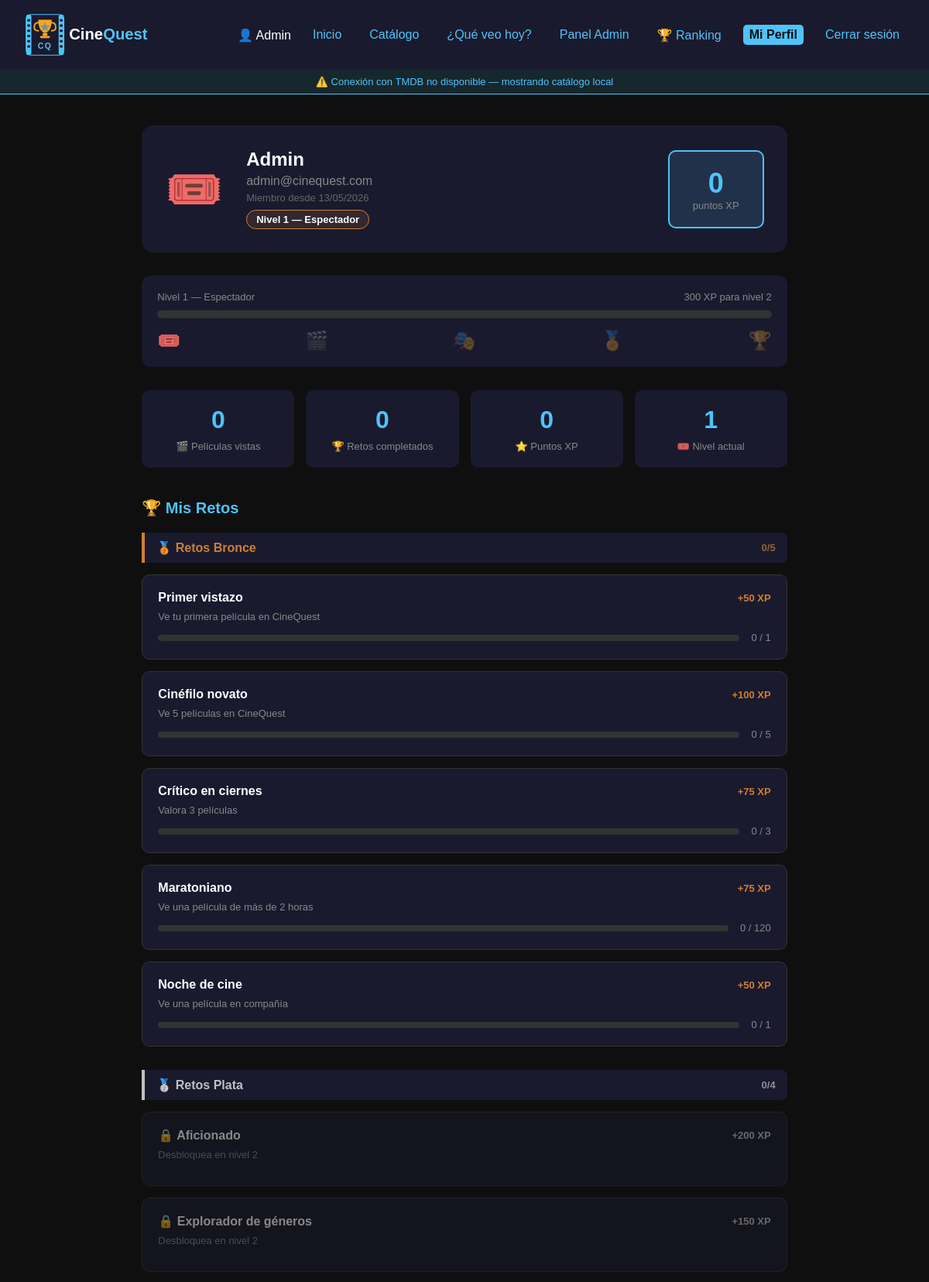
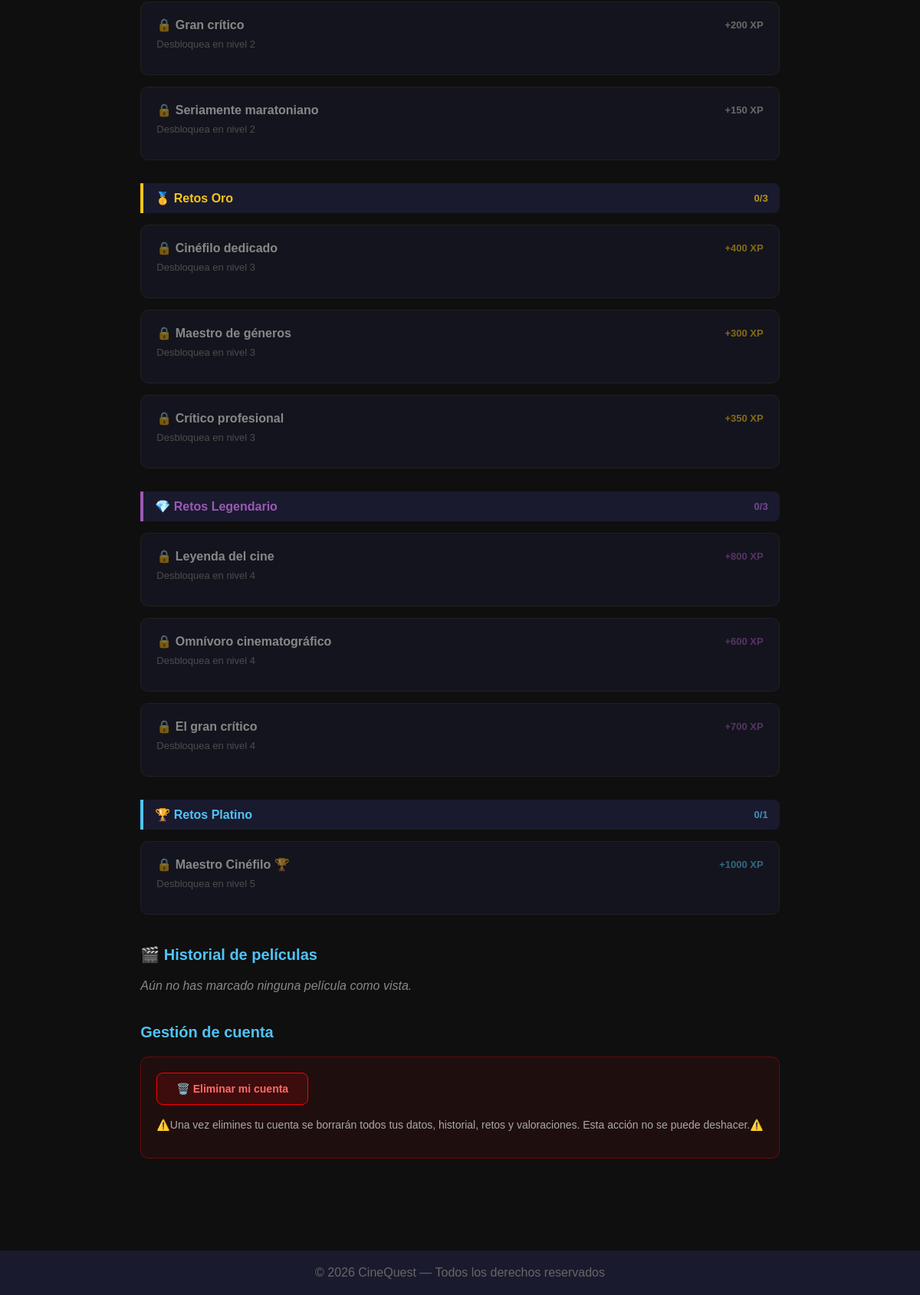
The page /pages/perfil.php (signed in) on the database its author committed (2 pictures, top to bottom).
### tables this page shows
CREATE TABLE `usuarios` (
  `id` int(11) NOT NULL,
  `nombre` varchar(100) NOT NULL,
  `email` varchar(150) NOT NULL,
  `password_hash` varchar(255) NOT NULL,
  `avatar` varchar(255) DEFAULT 'default.png',
  `puntos_xp` int(11) DEFAULT 0,
  `fecha_registro` datetime DEFAULT current_timestamp(),
  `rol` enum('usuario','admin') NOT NULL DEFAULT 'usuario',
  `nivel` int(11) DEFAULT 1,
  `cinefilo_semana` int(11) DEFAULT 0,
  `cinefilo_semana_fecha` date DEFAULT NULL
);

CREATE TABLE `retos` (
  `id` int(11) NOT NULL,
  `titulo` varchar(150) NOT NULL,
  `descripcion` text DEFAULT NULL,
  `tipo` varchar(50) DEFAULT NULL,
  `objetivo` int(11) DEFAULT 1,
  `puntos_xp` int(11) DEFAULT 100,
  `categoria` enum('bronce','plata','oro','legendario','platino') DEFAULT 'bronce',
  `nivel_requerido` int(11) DEFAULT 1
);

### includes/niveles.php (called while the page is built, shortened)
<?php
$NIVELES = [
    1 => ['nombre' => 'Espectador',       'xp_min' => 0,    'xp_max' => 299,  'icono' => '🎟️'],
    2 => ['nombre' => 'Aficionado',       'xp_min' => 300,  'xp_max' => 699,  'icono' => '🎬'],
    3 => ['nombre' => 'Cinéfilo',         'xp_min' => 700,  'xp_max' => 1499, 'icono' => '🎭'],
    4 => ['nombre' => 'Crítico',          'xp_min' => 1500, 'xp_max' => 2999, 'icono' => '🏅'],
    5 => ['nombre' => 'Maestro Cinéfilo', 'xp_min' => 3000, 'xp_max' => 9999, 'icono' => '🏆'],
];
function calcular_nivel($xp) {
    global $NIVELES;
    $nivel = 1;
    foreach ($NIVELES as $n => $datos) {
        if ($xp >= $datos['xp_min']) $nivel = $n;
    }
    return $nivel;
}
function get_nivel_datos($nivel) {
    global $NIVELES;
    return $NIVELES[$nivel] ?? $NIVELES[1];
}
function xp_para_siguiente_nivel($xp) {
    global $NIVELES;
    $nivel_actual = calcular_nivel($xp);
    return $NIVELES[$nivel_actual + 1]['xp_min'] - $xp;
}
function get_color_categoria($categoria) {
    return match($categoria) {
        'bronce'    => '#cd7f32',
        'plata'     => '#c0c0c0',
        'oro'       => '#f5c518',
        'legendario'=> '#9b59b6',
        'platino'   => '#4fc3f7',
        default     => '#888',
    };
}
function get_icono_categoria($categoria) {
    return match($categoria) {
        'bronce'    => '🥉',
        'plata'     => '🥈',
        'oro'       => '🥇',
        'legendario'=> '💎',
        'platino'   => '🏆',
        default     => '⭐',
    };
}

### pages/perfil.php (the view, shortened to what this page needs)
<?php
require_once '../api/tmdb.php';
require_once '../includes/niveles.php';
$usuario_id = $_SESSION['usuario_id'];
$stmt = $pdo->prepare('SELECT * FROM usuarios WHERE id = ?');
$stmt->execute([$usuario_id]);
$usuario = $stmt->fetch();
$xp = $usuario['puntos_xp'];
$nivel_actual = calcular_nivel($xp);
$nivel_datos = get_nivel_datos($nivel_actual);
$xp_siguiente = xp_para_siguiente_nivel($xp);
$stmt = $pdo->prepare('SELECT pelicula_id, fecha, estado_animo, compania FROM historial_visto WHERE usuario_id = ? ORDER BY fecha DESC');
$stmt->execute([$usuario_id]);
$historial = $stmt->fetchAll();
$stmt = $pdo->prepare('SELECT r.*,
                              COALESCE(ur.progreso, 0) as progreso_usuario,
                              COALESCE(ur.completado, 0) as completado
                       FROM retos r
                       LEFT JOIN usuario_retos ur ON ur.reto_id = r.id AND ur.usuario_id = ?
                       ORDER BY r.nivel_requerido ASC, r.categoria ASC, r.id ASC');
$stmt->execute([$usuario_id]);
$todos_retos = $stmt->fetchAll();
$categorias = ['bronce', 'plata', 'oro', 'legendario', 'platino'];
$retos_por_categoria = [];
foreach ($categorias as $cat) {
    $retos_por_categoria[$cat] = array_filter($todos_retos, fn($r) => $r['categoria'] === $cat);
}
$total_vistas = count($historial);
$retos_completados = count(array_filter($todos_retos, fn($r) => $r['completado']));
include '../includes/header.php';
?>
<main class="perfil-container">
    <div class="perfil-header">
        <div class="perfil-avatar"><?= $nivel_datos['icono'] ?></div>
        <div class="perfil-datos">
            <h1><?= htmlspecialchars($usuario['nombre']) ?></h1>
            <p class="perfil-email"><?= htmlspecialchars($usuario['email']) ?></p>
            <p class="perfil-fecha">Miembro desde <?= date('d/m/Y', strtotime($usuario['fecha_registro'])) ?></p>
            <div class="nivel-badge" style="background:<?= get_color_categoria($nivel_actual >= 5 ? 'platino' : ($nivel_actual >= 4 ? 'legendario' : ($nivel_actual >= 3 ? 'oro' : ($nivel_actual >= 2 ? 'plata' : 'bronce')))) ?>22; border-color:<?= get_color_categoria($nivel_actual >= 5 ? 'platino' : ($nivel_actual >= 4 ? 'legendario' : ($nivel_actual >= 3 ? 'oro' : ($nivel_actual >= 2 ? 'plata' : 'bronce')))) ?>">
                Nivel <?= $nivel_actual ?> — <?= htmlspecialchars($nivel_datos['nombre']) ?>
            </div>
        </div>
        <div class="perfil-xp">
            <span class="xp-numero"><?= $xp ?></span>
            <span class="xp-label">puntos XP</span>
        </div>
    </div>
    <div class="nivel-progreso-container">
        <div class="nivel-progreso-header">
            <span>Nivel <?= $nivel_actual ?> — <?= $nivel_datos['nombre'] ?></span>
            <?php if ($nivel_actual < 5): ?>
                <span><?= $xp_siguiente ?> XP para nivel <?= $nivel_actual + 1 ?></span>
            <?php else: ?>
                <span>🏆 Nivel máximo alcanzado</span>
            <?php endif; ?>
        </div>
        <div class="nivel-barra">
        </div>
        <div class="nivel-iconos">
            <?php for ($i = 1; $i <= 5; $i++): ?>
                <span class="nivel-icono <?= $i <= $nivel_actual ? 'activo' : '' ?>" title="Nivel <?= $i ?>">
                    <?= get_nivel_datos($i)['icono'] ?>
                </span>
            <?php endfor; ?>
        </div>
    </div>
    <div class="perfil-stats">
        <div class="stat-card">
            <span class="stat-numero"><?= $total_vistas ?></span>
            <span class="stat-label">🎬 Películas vistas</span>
        </div>
        <div class="stat-card">
            <span class="stat-numero"><?= $retos_completados ?></span>
            <span class="stat-label">🏆 Retos completados</span>
        </div>
        <div class="stat-card">
            <span class="stat-numero"><?= $xp ?></span>
            <span class="stat-label">⭐ Puntos XP</span>
        </div>
        <div class="stat-card">
            <span class="stat-numero"><?= $nivel_actual ?></span>
            <span class="stat-label"><?= $nivel_datos['icono'] ?> Nivel actual</span>
        </div>
    </div>
    <div class="perfil-seccion">
        <h2>🏆 Mis Retos</h2>
        <?php foreach ($categorias as $cat): ?>
            <?php $retos_cat = $retos_por_categoria[$cat]; ?>
            <div class="categoria-retos">
                <div class="categoria-header" style="border-color:<?= get_color_categoria($cat) ?>; color:<?= get_color_categoria($cat) ?>">
                    <?= get_icono_categoria($cat) ?> Retos <?= ucfirst($cat) ?>
                    <?php
                    $completados_cat = count(array_filter($retos_cat, fn($r) => $r['completado']));
                    $total_cat = count($retos_cat);
                    ?>
                    <span class="categoria-progreso"><?= $completados_cat ?>/<?= $total_cat ?></span>
                </div>
                <div class="retos-lista">
                    <?php foreach ($retos_cat as $reto): ?>
                        <?php $bloqueado = $nivel_actual < $reto['nivel_requerido']; ?>
                        <div class="reto-card <?= $reto['completado'] ? 'completado' : '' ?> <?= $bloqueado ? 'bloqueado' : '' ?>"
                             style="<?= $reto['completado'] ? 'border-color:'.get_color_categoria($cat) : '' ?>">
                            <div class="reto-header">
                                <h3><?= $bloqueado ? '🔒 ' : '' ?><?= htmlspecialchars($reto['titulo']) ?></h3>
                                <span class="reto-xp" style="color:<?= get_color_categoria($cat) ?>">+<?= $reto['puntos_xp'] ?> XP</span>
                            </div>
                            <p class="reto-desc">
                                <?= $bloqueado ? 'Desbloquea en nivel '.$reto['nivel_requerido'] : htmlspecialchars($reto['descripcion']) ?>
                            </p>
                            <?php if (!$bloqueado): ?>
                            <div class="progreso-container">
                                <div class="progreso-barra">
                                </div>
                                <span class="progreso-texto">
                                    <?php if ($reto['completado']): ?>
                                        ✅ Completado
                                    <?php else: ?>
                                        <?= $reto['progreso_usuario'] ?> / <?= $reto['objetivo'] ?>
                                    <?php endif; ?>
                                </span>
                            </div>
                            <?php endif; ?>
                        </div>
                    <?php endforeach; ?>
                </div>
            </div>
        <?php endforeach; ?>
    </div>
    <div class="perfil-seccion">
        <h2>🎬 Historial de películas</h2>
        <?php if (empty($historial)): ?>
            <p class="vacio">Aún no has marcado ninguna película como vista.</p>
        <?php endif; ?>
    </div>
    <div class="perfil-seccion">
        <h2>Gestión de cuenta</h2>
        <div style="background:#ff000011; border:1px solid #ff000055; border-radius:10px; padding:20px;">
            <form method="POST" onsubmit="return confirm('¿Seguro que quieres eliminar tu cuenta? Esta acción es irreversible.')">
                <button type="submit" name="eliminar_cuenta" class="btn-eliminar-cuenta">🗑️ Eliminar mi cuenta</button>
            </form>
            <br>
            <p style="color:#aaa; margin-bottom:15px; font-size:14px;">⚠️Una vez elimines tu cuenta se borrarán todos tus datos, historial, retos y valoraciones. Esta acción no se puede deshacer.⚠️</p>
        </div>
    </div>
</main>
<?php include '../includes/footer.php'; ?>

### rows shown on the page
usuarios: puntos_xp "🎟️", nombre "Admin", email "admin@cinequest.com", fecha_registro "13/05/2026", puntos_xp "1", puntos_xp "Espectador", puntos_xp "0", puntos_xp "300", $nivel_actual + 1 "2"
retos: titulo "Primer vistazo", puntos_xp "50", descripcion "Ve tu primera película en CineQuest", progreso_usuario "0", objetivo "1"
retos: titulo "Cinéfilo novato", puntos_xp "100", descripcion "Ve 5 películas en CineQuest", progreso_usuario "0", objetivo "5"
retos: titulo "Crítico en ciernes", puntos_xp "75", descripcion "Valora 3 películas", progreso_usuario "0", objetivo "3"
retos: titulo "Maratoniano", puntos_xp "75", descripcion "Ve una película de más de 2 horas", progreso_usuario "0", objetivo "120"
retos: titulo "Noche de cine", puntos_xp "50", descripcion "Ve una película en compañía", progreso_usuario "0", objetivo "1"
retos: titulo "Aficionado", puntos_xp "200", nivel_requerido "2"
retos: titulo "Explorador de géneros", puntos_xp "150", nivel_requerido "2"
retos: titulo "Gran crítico", puntos_xp "200", nivel_requerido "2"
retos: titulo "Seriamente maratoniano", puntos_xp "150", nivel_requerido "2"
retos: titulo "Cinéfilo dedicado", puntos_xp "400", nivel_requerido "3"
retos: titulo "Maestro de géneros", puntos_xp "300", nivel_requerido "3"
retos: titulo "Crítico profesional", puntos_xp "350", nivel_requerido "3"
retos: titulo "Leyenda del cine", puntos_xp "800", nivel_requerido "4"
retos: titulo "Omnívoro cinematográfico", puntos_xp "600", nivel_requerido "4"
retos: titulo "El gran crítico", puntos_xp "700", nivel_requerido "4"
retos: titulo "Maestro Cinéfilo 🏆", puntos_xp "1000", nivel_requerido "5"

### other values the page prints
$_SESSION['nombre'] "Admin"
get_nivel_datos($i)['icono'] "🎬"
get_nivel_datos($i)['icono'] "🎭"
get_nivel_datos($i)['icono'] "🏅"
get_nivel_datos($i)['icono'] "🏆"
$total_vistas "0"
$retos_completados "0"
get_icono_categoria($cat) "🥉"
$cat "Bronce"
$completados_cat "0"
$total_cat "5"
get_icono_categoria($cat) "🥈"
$cat "Plata"
$total_cat "4"
get_icono_categoria($cat) "🥇"
